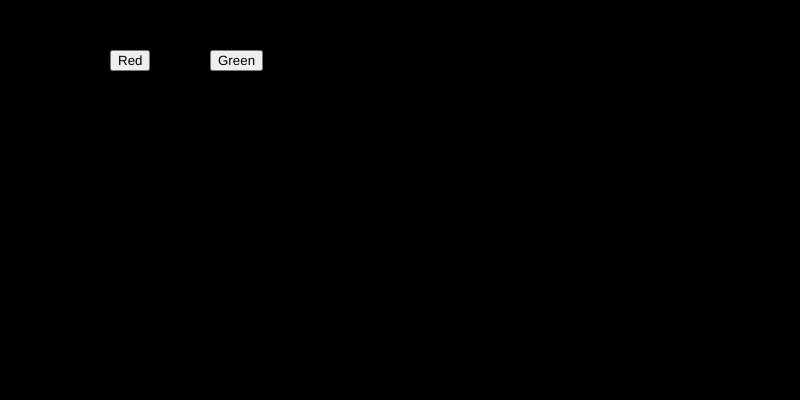
Frame 1 (no input)
Frame 60 (no input): identical to frame 1, image omitted
Frame 120 (the mouse pressed at the canvas centre since frame 60): identical to frame 1, image omitted

The p5.js sketch that drew this single still picture (run headless with seeded random() and noise() and a simulated clock; from frame 60 on, the mouse is pressed at the canvas centre):

// p5.js sketch
// ── sketch.js
  
var btn_red;
var btn_green;
var r = 0;
var g = 0;
var b = 0;
function setup() {
  createCanvas(800, 400); 
  
  btn_red = createButton("Red");
  btn_red.position(110, 50);
  btn_red.mousePressed(red_btn);

  btn_green = createButton("Green");
  btn_green.position(210, 50);
  btn_green.mousePressed(green_btn);
}
function draw() 
{
  background(r,g,b);
}
function red_btn()
{
  r = 225;
  g = 0;
  b = 0;
}
function green_btn()
{
  r = 0;
  g = 225;
  b = 0;
}
